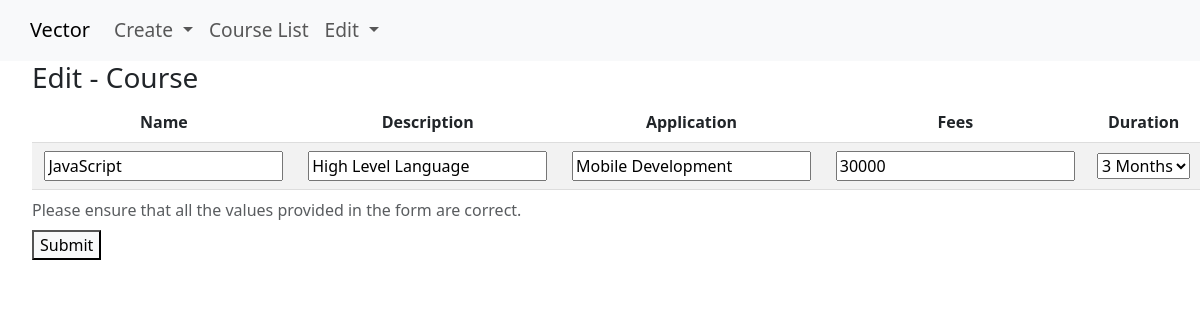
Screenshot of /courses/edit/19 with the database file from the repository.
### courses_section/models.py (models this page shows, shortened)
class Courses(models.Model):
    name = models.CharField(max_length=250)
    description = models.CharField(max_length=250)
    application = models.CharField(max_length=250 , default=None)
    fees = models.PositiveIntegerField(default=None)
    DURATION_CHOICES = [
        ('1 Month','1 Month'),
        ('2 Months','2 Months'),
        ('3 Months','3 Months'),
        ('6 Months','6 Months'),
        ('9 Months','9 Months'),
    ]
    duration = models.CharField(max_length=20 , choices=DURATION_CHOICES, default=None)
    created_at = models.DateTimeField(auto_now_add=True)
    updated_at = models.DateTimeField(auto_now=True)
    image = models.ImageField(upload_to='courses_section/images', default='')
    class Meta:
        db_table = 'bignalytics_courses'
        ordering = ['name']

### courses_section/views.py (the view)
# urls.py: path('edit/<int:id>', views.edit_course , name = "editit"),
def edit_course(request, id=None):
    if request.method == 'POST':
        print("I m inside Post method")
        edit = Courses.objects.get(id=id)
        fields = edit.__dict__.items()
        for f , v in fields:
            print(f , v)
        return HttpResponse("Data Not saved Successfully")
    else:
        print("I m inside get method")
        edit = Courses.objects.get(id=id)
        form = Courses_Form(instance=edit)
        print("form is sent")
        return render(request, 'edit.html', {'form':form})

### courses_section/forms.py
class Courses_Form(forms.ModelForm):
    class Meta:
        model = Courses
        fields = '__all__'

### courses_section/templates/edit.html (shortened to what this page needs)
{% extends "home.html" %}
{% load bootstrap5 %}
{% block content %}
<ul>
    <form method="post" enctype="multipart/form-data">
        <h3>Edit - Course</h3>
        <div>
            <table>
                <caption>
                    Please ensure that all the values provided in the form are correct.
                </caption>
                <thead>
                    <tr>
                        <th>Name</th>
                        <th>Description</th>
                        <th>Application</th>
                        <th>Fees</th>
                        <th>Duration</th>
                    </tr>
                    <tr>
                        <td>{{form.name}}</td>
                        <td>{{form.description}}</td>
                        <td>{{form.application}}</td>
                        <td>{{form.fees}}</td>
                        <td>{{form.duration}}</td>
                    </tr>
                </thead>
            </table>
        </div>
        <button class="bg-light" type="submit">Submit</button>
    </form>
</ul>
{% endblock %}

### courses_section/templates/home.html (style rules this page uses)
table { width: 100%; border-collapse: collapse; }
th, td { padding: 8px; text-align: center; border-bottom: 1px solid #ddd; }
tr:nth-child(even) { background-color: #f2f2f2; }

### rows the page displays
Courses: name "JavaScript", description "High Level Language", application "Mobile Development", fees "30000", duration "3 Months"
